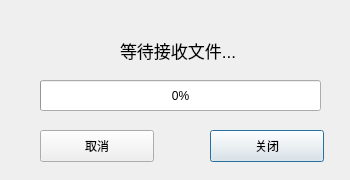
<?xml version="1.0" encoding="UTF-8"?>
<ui version="4.0">
 <class>Client</class>
 <widget class="QDialog" name="Client">
  <property name="geometry">
   <rect>
    <x>0</x>
    <y>0</y>
    <width>350</width>
    <height>180</height>
   </rect>
  </property>
  <property name="windowTitle">
   <string>Dialog</string>
  </property>
  <widget class="QPushButton" name="cCloseBtn">
   <property name="geometry">
    <rect>
     <x>210</x>
     <y>130</y>
     <width>114</width>
     <height>32</height>
    </rect>
   </property>
   <property name="text">
    <string>关闭</string>
   </property>
  </widget>
  <widget class="QPushButton" name="cCancleBtn">
   <property name="geometry">
    <rect>
     <x>40</x>
     <y>130</y>
     <width>114</width>
     <height>32</height>
    </rect>
   </property>
   <property name="text">
    <string>取消</string>
   </property>
  </widget>
  <widget class="QProgressBar" name="progressBar">
   <property name="geometry">
    <rect>
     <x>40</x>
     <y>80</y>
     <width>281</width>
     <height>31</height>
    </rect>
   </property>
   <property name="value">
    <number>0</number>
   </property>
  </widget>
  <widget class="QLabel" name="cStatusLabel">
   <property name="geometry">
    <rect>
     <x>120</x>
     <y>30</y>
     <width>141</width>
     <height>41</height>
    </rect>
   </property>
   <property name="font">
    <font>
     <pointsize>13</pointsize>
    </font>
   </property>
   <property name="text">
    <string>等待接收文件...</string>
   </property>
  </widget>
 </widget>
 <resources/>
 <connections/>
</ui>
